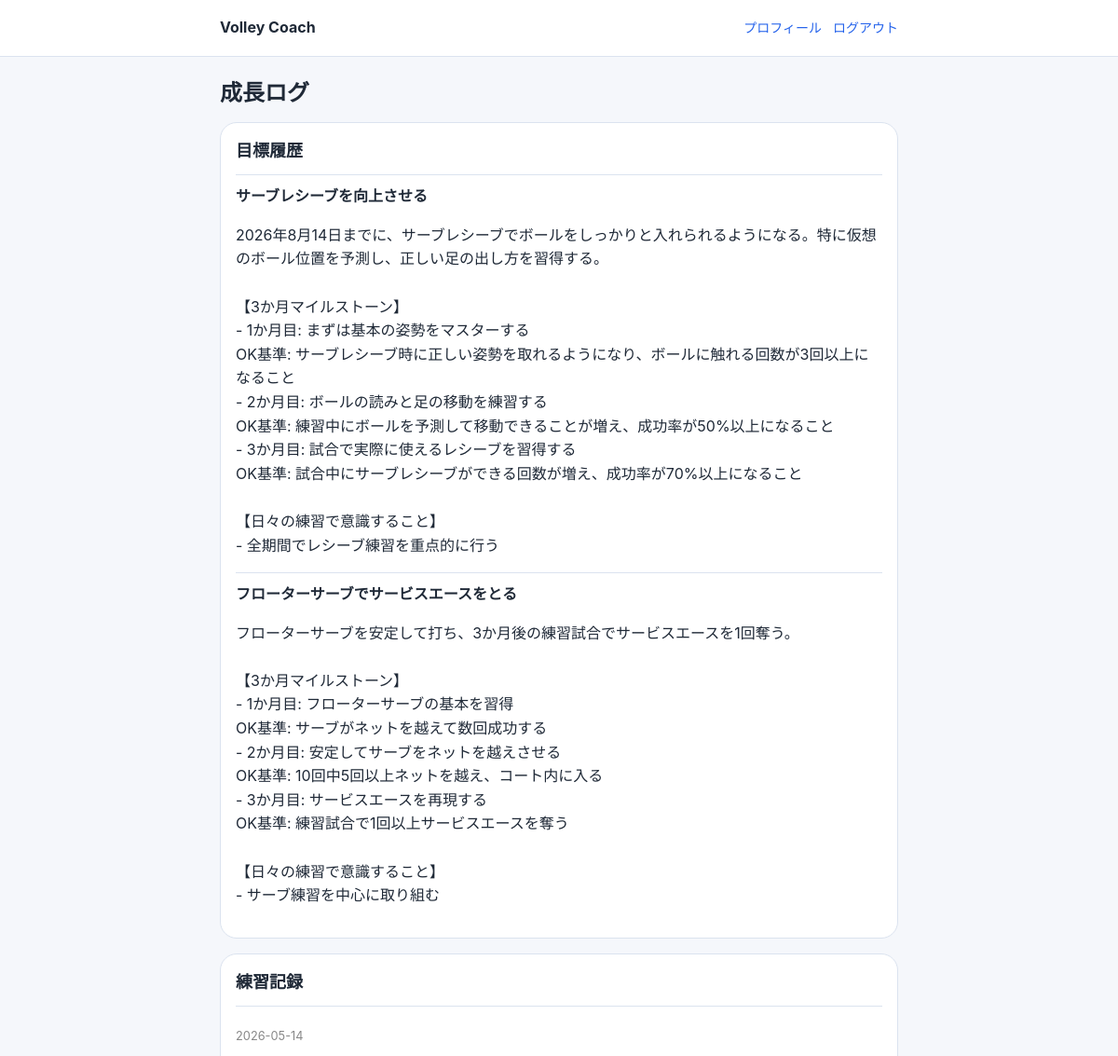
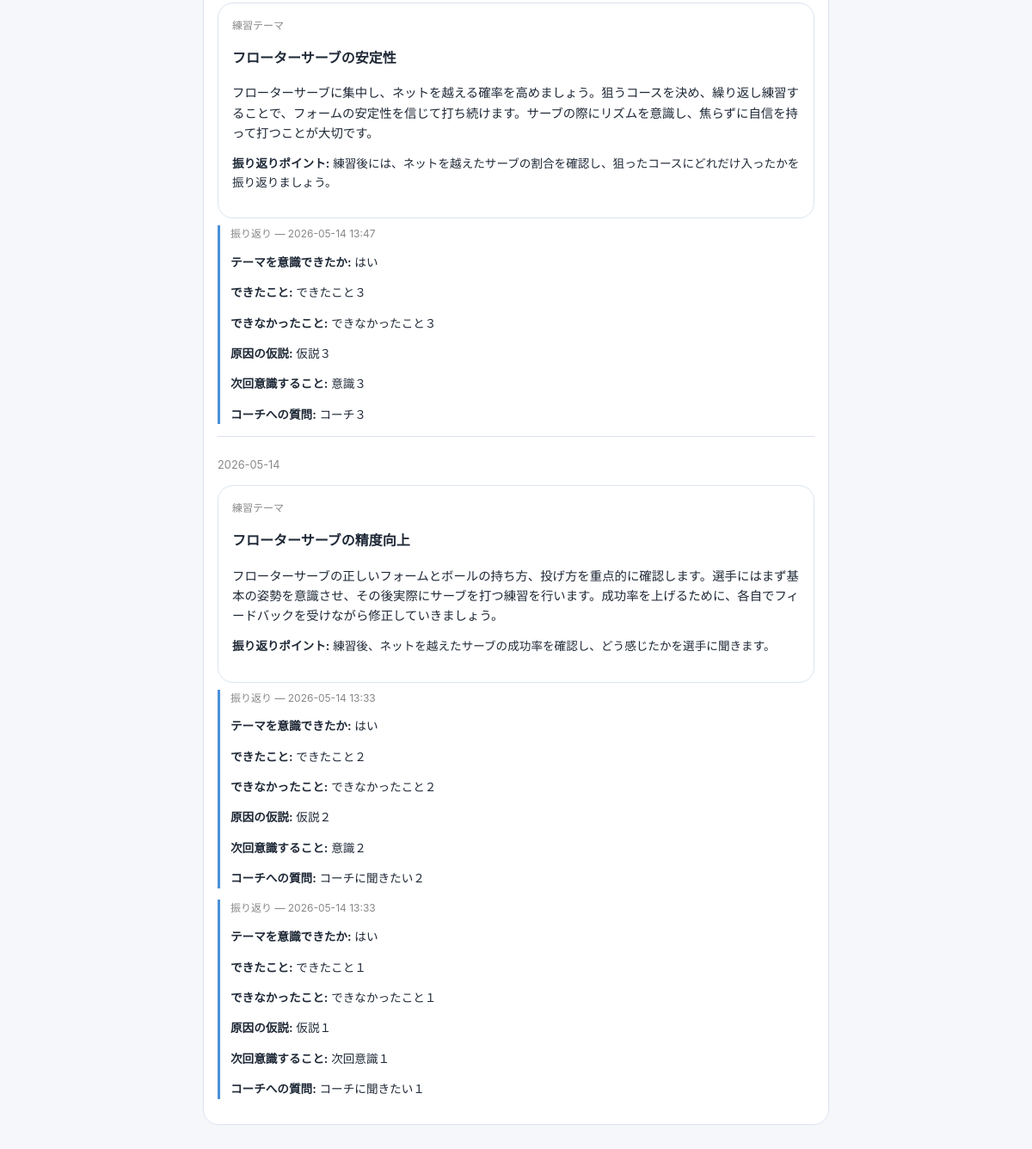
The app's page /reflections/logs (signed in) with its own data (2 pictures, top to bottom).
### app/models.py (models this page shows)
class TimestampMixin:
    created_at = db.Column(db.DateTime, default=datetime.utcnow, nullable=False)
    updated_at = db.Column(
        db.DateTime,
        default=datetime.utcnow,
        onupdate=datetime.utcnow,
        nullable=False
    )

class Goal(db.Model, TimestampMixin):
    __tablename__ = "goals"
    id = db.Column(db.Integer, primary_key=True)
    user_id = db.Column(db.Integer, db.ForeignKey("users.id"), nullable=False)
    skill_type = db.Column(db.String(50), nullable=False, default="spike")
    goal_title = db.Column(db.String(255), nullable=False)
    goal_detail = db.Column(db.Text, nullable=False)
    target_date = db.Column(db.Date)
    status = db.Column(db.String(20), nullable=False, default="active")
    current_month_override = db.Column(db.Integer, nullable=True)
    user = db.relationship("User", back_populates="goals")
    assessments = db.relationship("Assessment", back_populates="goal", lazy=True)
    milestones = db.relationship(
        "GoalMilestone",
        back_populates="goal",
        lazy=True,
        cascade="all, delete-orphan",
        order_by="GoalMilestone.month_index",
    )
    daily_themes = db.relationship("DailyPracticeTheme", back_populates="goal", lazy=True)

class DailyPracticeTheme(db.Model):
    __tablename__ = "daily_practice_themes"
    id = db.Column(db.Integer, primary_key=True)
    user_id = db.Column(db.Integer, db.ForeignKey("users.id"), nullable=False)
    goal_id = db.Column(db.Integer, db.ForeignKey("goals.id"), nullable=False)
    milestone_id = db.Column(db.Integer, db.ForeignKey("goal_milestones.id"), nullable=True)
    theme_title = db.Column(db.String(255), nullable=False)
    theme_detail = db.Column(db.Text, nullable=False)
    check_point = db.Column(db.Text)
    created_at = db.Column(db.DateTime, default=datetime.utcnow, nullable=False)
    goal = db.relationship("Goal", back_populates="daily_themes")
    milestone = db.relationship("GoalMilestone", back_populates="daily_themes")

class Reflection(db.Model):
    __tablename__ = "reflections"
    id = db.Column(db.Integer, primary_key=True)
    user_id = db.Column(db.Integer, db.ForeignKey("users.id"), nullable=False)
    practice_theme_id = db.Column(db.Integer, db.ForeignKey("practice_themes.id"), nullable=True)
    daily_theme_id = db.Column(db.Integer, db.ForeignKey("daily_practice_themes.id"), nullable=True)
    theme_applied = db.Column(db.String(20), nullable=False)
    good_points = db.Column(db.Text, nullable=False)
    bad_points = db.Column(db.Text, nullable=False)
    cause_hypothesis = db.Column(db.Text)
    next_action = db.Column(db.Text, nullable=False)
    coach_question = db.Column(db.Text)
    created_at = db.Column(db.DateTime, default=datetime.utcnow, nullable=False)
    user = db.relationship("User", back_populates="reflections")
    daily_theme = db.relationship("DailyPracticeTheme", backref=db.backref("reflections", lazy=True))

### app/routes/reflection.py (the view)
@reflection_bp.route("/logs")
@login_required
def logs():
    reflections = Reflection.query.filter_by(user_id=current_user.id).order_by(Reflection.created_at.desc()).all()
    goals = Goal.query.filter_by(user_id=current_user.id).order_by(Goal.created_at.desc()).all()
    daily_themes = DailyPracticeTheme.query.filter_by(user_id=current_user.id).order_by(DailyPracticeTheme.created_at.desc()).all()
    return render_template("reflection/logs.html", reflections=reflections, goals=goals, daily_themes=daily_themes)

### app/models.py (called while the page is built)
@login_manager.user_loader
def load_user(user_id):
    return User.query.get(int(user_id))

### app/templates/reflection/logs.html (shortened to what this page needs)
{% extends "base.html" %}
{% block content %}
<h1>成長ログ</h1>
<div class="stack">
    <section class="card">
        <h2>目標履歴</h2>
        {% if goals %}
            {% for goal in goals %}
                <div class="list-item">
                    <strong>{{ goal.goal_title }}</strong>
                    <p class="preline">{{ goal.goal_detail }}</p>
                </div>
            {% endfor %}
        {% else %}
            <p>目標はまだありません。</p>
        {% endif %}
    </section>
    <section class="card">
        <h2>練習記録</h2>
        {% set has_records = daily_themes | selectattr('reflections') | list %}
        {% if has_records %}
            {% for theme in daily_themes %}
            {% if theme.reflections %}
                <div class="list-item">
                    <p style="font-size:0.8rem; color:#888;">{{ theme.created_at | jst('%Y-%m-%d') }}</p>
                    <div class="sub-card" style="margin-bottom:0.5rem;">
                        <p style="font-size:0.75rem; color:#888; margin:0 0 0.25rem;">練習テーマ</p>
                        <p><strong>{{ theme.theme_title }}</strong></p>
                        <p class="preline" style="font-size:0.9rem;">{{ theme.theme_detail }}</p>
                        {% if theme.check_point %}
                            <p style="font-size:0.85rem;"><strong>振り返りポイント:</strong> {{ theme.check_point }}</p>
                        {% endif %}
                    </div>
                    {% for r in theme.reflections | reverse %}
                    <div style="border-left:3px solid #4a90d9; padding-left:0.75rem; margin-top:0.5rem;">
                        <p style="font-size:0.75rem; color:#888; margin:0 0 0.25rem;">振り返り — {{ r.created_at | jst }}</p>
                        <p style="font-size:0.85rem;">
                            <strong>テーマを意識できたか:</strong>
                            {% if r.theme_applied == 'yes' %}はい
                            {% elif r.theme_applied == 'partial' %}一部
                            {% else %}いいえ{% endif %}
                        </p>
                        <p style="font-size:0.85rem;"><strong>できたこと:</strong> {{ r.good_points }}</p>
                        <p style="font-size:0.85rem;"><strong>できなかったこと:</strong> {{ r.bad_points }}</p>
                        {% if r.cause_hypothesis %}
                            <p style="font-size:0.85rem;"><strong>原因の仮説:</strong> {{ r.cause_hypothesis }}</p>
                        {% endif %}
                        <p style="font-size:0.85rem;"><strong>次回意識すること:</strong> {{ r.next_action }}</p>
                        {% if r.coach_question %}
                            <p style="font-size:0.85rem;"><strong>コーチへの質問:</strong> {{ r.coach_question }}</p>
                        {% endif %}
                    </div>
                    {% endfor %}
                </div>
            {% endif %}
            {% endfor %}
        {% else %}
            <p>まだ記録がありません。</p>
        {% endif %}
    </section>
</div>
{% endblock %}

### app/static/css/style.css (style rules this page uses)
:root { --bg: #f5f7fb; --card: #ffffff; --text: #1f2937; --subtext: #6b7280; --primary: #2563eb; --primary-dark: #1d4ed8; --border: #dbe3ef; --success: #ecfdf5; --danger: #fef2f2; --info: #eff6ff; --warning: #fffbeb; }
* { box-sizing: border-box; }
body { margin: 0; background: var(--bg); color: var(--text); font-family: -apple-system, BlinkMacSystemFont, "Segoe UI", sans-serif; line-height: 1.6; }
.card, .sub-card { background: var(--card); border: 1px solid var(--border); border-radius: 18px; padding: 16px; }
.sub-card { margin-top: 12px; }
.stack { display: grid; gap: 16px; }
h1 { margin: 0 0 12px; font-size: 24px; }
h2 { margin: 0 0 8px; font-size: 18px; }
.list-item { border-top: 1px solid var(--border); padding-top: 10px; margin-top: 10px; }
.preline { white-space: pre-line; }

### records on screen
Goal: goal_title "サーブレシーブを向上させる", goal_detail "2026年8月14日までに、サーブレシーブでボールをしっかりと入れられるようになる。特に仮想のボール位置を予測し、正しい足の出し方を習得する。 【3か月マイルストーン】 - 1か月目: まずは基本の姿勢をマスターする OK基準: サーブレシーブ時に正しい姿勢を取れるようになり、ボールに触れる回数が3回以上になること - 2か月目: ボールの読みと足の移動を練習する OK基準: 練習中にボールを予測して移動できることが増え、成功率が50%以上になること - 3か月目: 試合で実際に使えるレシーブを習得する OK基準: 試合中にサーブレシーブができる回数が増え、成功率が70%以上になること 【日々の練習で意識すること】 - 全期間でレシーブ練習を重点的に行う"
Goal: goal_title "フローターサーブでサービスエースをとる", goal_detail "フローターサーブを安定して打ち、3か月後の練習試合でサービスエースを1回奪う。 【3か月マイルストーン】 - 1か月目: フローターサーブの基本を習得 OK基準: サーブがネットを越えて数回成功する - 2か月目: 安定してサーブをネットを越えさせる OK基準: 10回中5回以上ネットを越え、コート内に入る - 3か月目: サービスエースを再現する OK基準: 練習試合で1回以上サービスエースを奪う 【日々の練習で意識すること】 - サーブ練習を中心に取り組む"
DailyPracticeTheme: created_at|jst "2026-05-14", theme_title "フローターサーブの安定性", theme_detail "フローターサーブに集中し、ネットを越える確率を高めましょう。狙うコースを決め、繰り返し練習することで、フォームの安定性を信じて打ち続けます。サーブの際にリズムを意識し、焦らずに自信を持って打つことが大切です。", check_point "練習後には、ネットを越えたサーブの割合を確認し、狙ったコースにどれだけ入ったかを振り返りましょう。"
Reflection: created_at|jst "2026-05-14 13:47", theme_applied "はい", good_points "できたこと３", bad_points "できなかったこと３", cause_hypothesis "仮説３", next_action "意識３", coach_question "コーチ３"
DailyPracticeTheme: created_at|jst "2026-05-14", theme_title "フローターサーブの精度向上", theme_detail "フローターサーブの正しいフォームとボールの持ち方、投げ方を重点的に確認します。選手にはまず基本の姿勢を意識させ、その後実際にサーブを打つ練習を行います。成功率を上げるために、各自でフィードバックを受けながら修正していきましょう。", check_point "練習後、ネットを越えたサーブの成功率を確認し、どう感じたかを選手に聞きます。"
Reflection: created_at|jst "2026-05-14 13:33", theme_applied "はい", good_points "できたこと２", bad_points "できなかったこと２", cause_hypothesis "仮説２", next_action "意識２", coach_question "コーチに聞きたい２"
Reflection: created_at|jst "2026-05-14 13:33", theme_applied "はい", good_points "できたこと１", bad_points "できなかったこと１", cause_hypothesis "仮説１", next_action "次回意識１", coach_question "コーチに聞きたい１"
